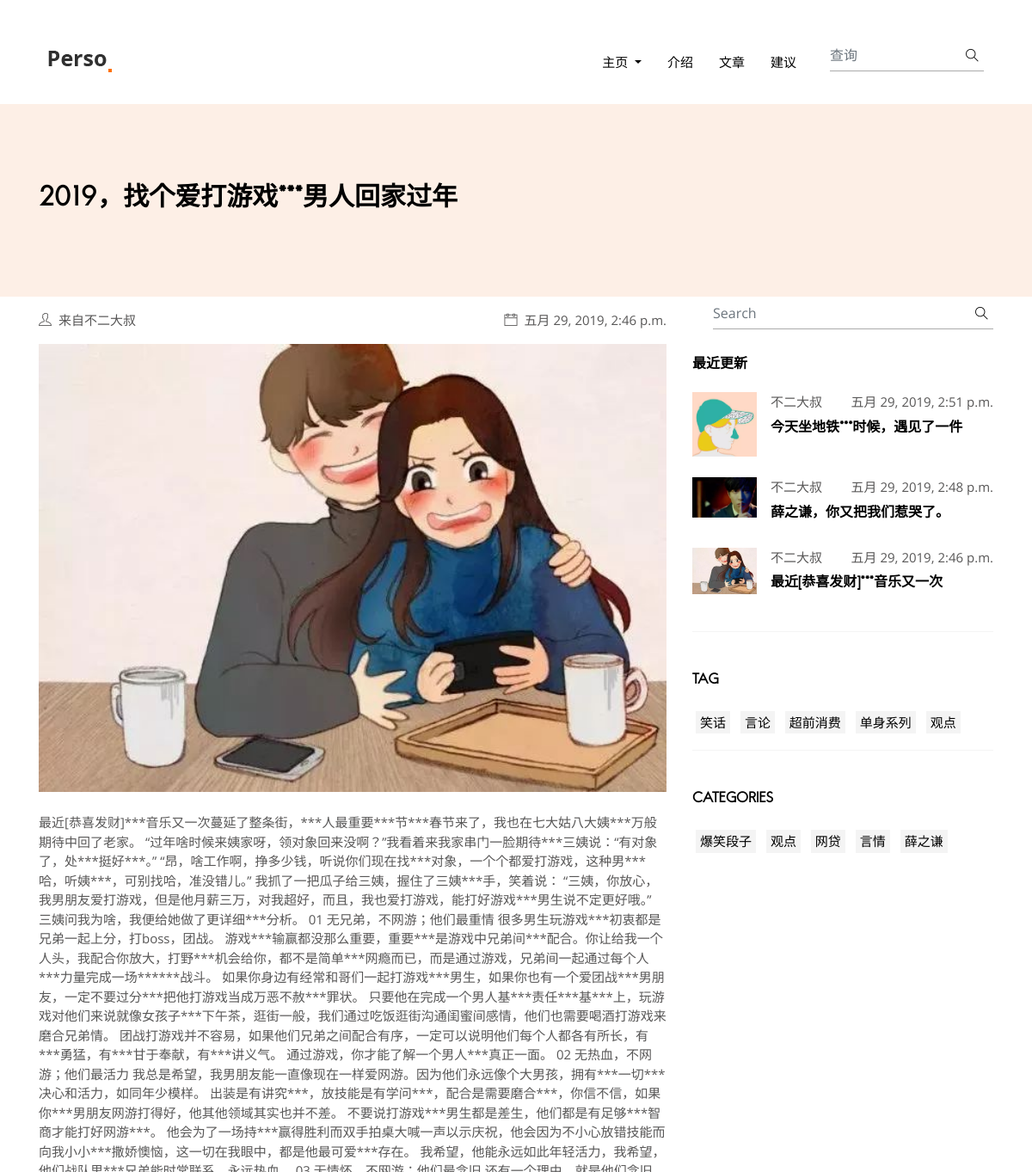
Page /blog/detail/11/ (upper part) on the earlier database version.
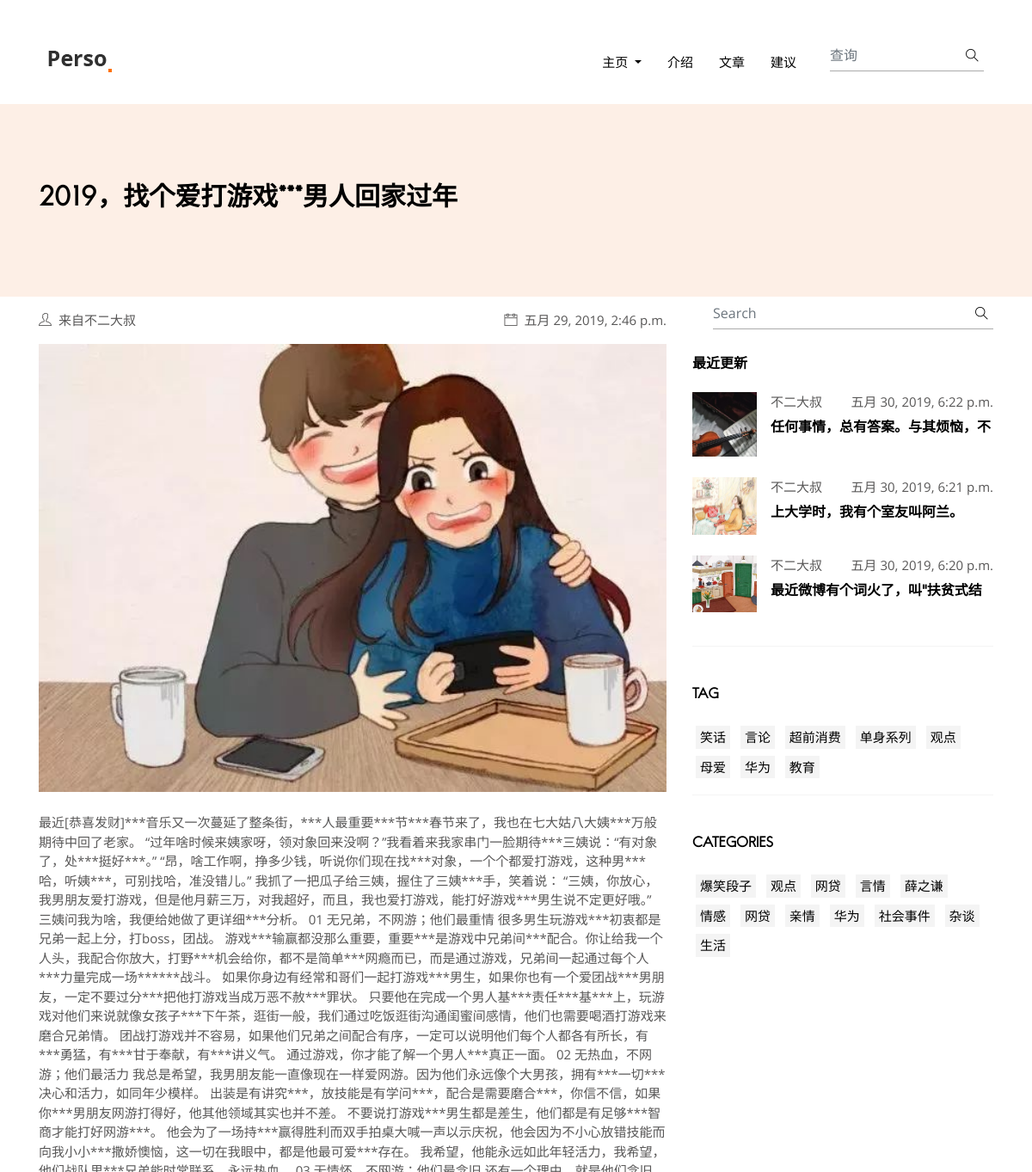
Same page on the later database version.
### blog/models.py (models this page shows, shortened)
class Dynamic(models.Model):
    title = models.CharField(max_length=50,verbose_name='标题')
    body = models.TextField(verbose_name='内容')
    img=models.ImageField(upload_to='DynamicPicture',verbose_name='动态配图')
    views = models.PositiveIntegerField(default=0,verbose_name='阅读数')
    categories=models.ForeignKey(Categories,on_delete=models.CASCADE,verbose_name='分类')
    tag=models.ManyToManyField(Tag,verbose_name='标签')
    release_time=models.DateTimeField(auto_now_add=True,verbose_name='发布时间')
    author=models.ForeignKey(User,on_delete=models.CASCADE,verbose_name='作者')
    class Meta():
        verbose_name = "文章"
        verbose_name_plural = verbose_name

class Tag(models.Model):
    title = models.CharField(max_length=20,verbose_name='标签')
    class Meta():
        verbose_name = "标签"
        verbose_name_plural = verbose_name

class Categories(models.Model):
    title=models.CharField(max_length=20,verbose_name='分类')
    class Meta():
        verbose_name = "分类"
        verbose_name_plural = verbose_name

### blog/views.py (the view)
# urls.py: url(r'^detail/(\d+)/$',views.detail,name='detail'),
def detail(request,id):
    dynamic=get_object_or_404(Dynamic,pk=id)
    return render(request,'blog/blog-single.html',locals())

### blog/templatetags/extend_fun.py (called while the page is built)
@register.filter(name='myslice')
def myslice(value,length):
    return value[:length]

@register.simple_tag
def getlaterdynamics(num):
    return Dynamic.objects.all().order_by('-release_time')[:num]

@register.simple_tag
def getcategories():
    return Categories.objects.all()

@register.simple_tag
def gettags():
    return Tag.objects.all()

### templates/blog/blog-single.html (shortened to what the changed rows need)
﻿{% load extend_fun %}
<!DOCTYPE html>
<html lang="zxx">
<head>
  <link rel="stylesheet" href="/static/plugins/bootstrap/bootstrap.min.css">
  <link rel="stylesheet" href="/static/plugins/slick/slick.css">
  <link rel="stylesheet" href="/static/plugins/themify-icons/themify-icons.css">
  <link href="/static/css/style.css" rel="stylesheet">
</head>
<body>
<section class="section bg-secondary">
  <div class="container">
    <div class="row">
      <div class="col-lg-12">
        <h4>{{ dynamic.title }}</h4>
      </div>
    </div>
  </div>
</section>
<section>
  <div class="container">
    <div class="row">
      <div class="col-lg-8">
        <ul class="list-inline d-flex justify-content-between py-3">
          <li class="list-inline-item"><i class="ti-user mr-2"></i>来自{{ dynamic.author }}</li>
          <li class="list-inline-item"><i class="ti-calendar mr-2"></i>{{ dynamic.release_time }}</li>
        </ul>
        <img src="/static/media/{{dynamic.img}}" alt="post-thumb" class="w-100 img-fluid mb-4">
        <div class="content">
          <p>{{ dynamic.body }}</p>
        </div>
      </div>
      <div class="col-lg-4">
        <div class="widget">
          {% getlaterdynamics 3 as laterdynamics %}
            {% for laterdynamic in laterdynamics %}
              <div class="media mb-4">
            <div class="post-thumb-sm mr-3">
              <img class="img-fluid" src="/static/media/{{laterdynamic.img}}" alt="post-thumb">
            </div>
            <div class="media-body">
              <ul class="list-inline d-flex justify-content-between mb-2">
                <li class="list-inline-item">{{ laterdynamic.author }}</li>
                <li class="list-inline-item">{{ laterdynamic.release_time }}</li>
              </ul>
              <h6><a class="text-dark" href="{% url 'blog:detail' laterdynamic.id %}">{{ laterdynamic.body|myslice:16 }}</a></h6>
            </div>
          </div>
          {% endfor %}
        </div>
        <div class="widget">
          <ul class="list-inline tag-list">
              {% gettags as tags %}
              {% for tag in tags %}
                  <li class="list-inline-item m-1"><a href="{% url 'blog:tags' tag.id %}">{{ tag.title }}</a></li>
              {% endfor %}
          </ul>
        </div>
        <div class="widget">
          <ul class="list-inline tag-list">
            {% getcategories as categories %}
            {% for category in categories %}
                <li class="list-inline-item m-1"><a href="{% url 'blog:categories' category.id %}">{{ category.title }}</a></li>
            {% endfor %}
          </ul>
        </div>
      </div>
    </div>
  </div>
</section>
</body>
</html>

Differences in the rows shown:
no longer on one of the page's lists (row unchanged): Dynamic: author "不二大叔", release_time "五月 29, 2019, 2:46 p.m.", body|myslice "最近[恭喜发财]***音乐又一次"
no longer on this page (row unchanged): Dynamic: img (picture), author "不二大叔", release_time "五月 29, 2019, 2:51 p.m.", body|myslice "今天坐地铁***时候，遇见了一件"
no longer on this page (row unchanged): Dynamic: img (picture), author "不二大叔", release_time "五月 29, 2019, 2:48 p.m.", body|myslice "薛之谦，你又把我们惹哭了。"
added Dynamic: img (picture), author "不二大叔", release_time "五月 30, 2019, 6:22 p.m.", body|myslice "任何事情，总有答案。与其烦恼，不"
added Dynamic: img (picture), author "不二大叔", release_time "五月 30, 2019, 6:21 p.m.", body|myslice "上大学时，我有个室友叫阿兰。"
added Dynamic: img (picture), author "不二大叔", release_time "五月 30, 2019, 6:20 p.m.", body|myslice "最近微博有个词火了，叫“扶贫式结"
added Tag: title "母爱"
added Tag: title "华为"
added Tag: title "教育"
added Categories: title "情感"
added Categories: title "网贷"
added Categories: title "亲情"
added Categories: title "华为"
added Categories: title "社会事件"
added Categories: title "杂谈"
added Categories: title "生活"
